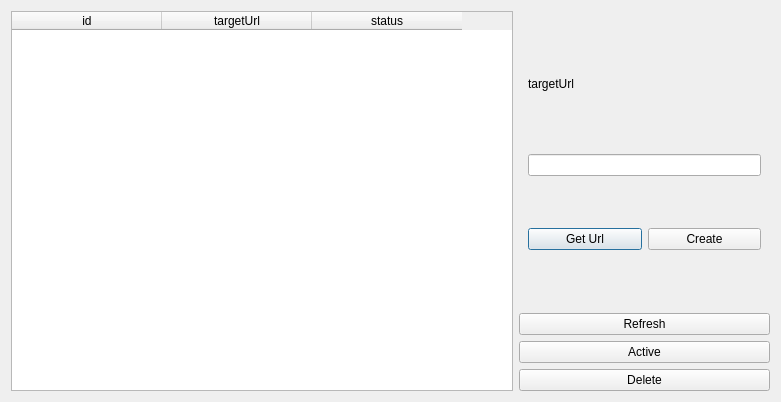
<?xml version="1.0" encoding="UTF-8"?>
<ui version="4.0">
 <class>BotWebhooksDialog</class>
 <widget class="QDialog" name="BotWebhooksDialog">
  <property name="geometry">
   <rect>
    <x>0</x>
    <y>0</y>
    <width>781</width>
    <height>402</height>
   </rect>
  </property>
  <property name="windowTitle">
   <string>Webhooks</string>
  </property>
  <layout class="QHBoxLayout" name="horizontalLayout" stretch="2,1">
   <item>
    <widget class="QTableWidget" name="tableWebhooks">
     <property name="editTriggers">
      <set>QAbstractItemView::NoEditTriggers</set>
     </property>
     <property name="selectionMode">
      <enum>QAbstractItemView::SingleSelection</enum>
     </property>
     <property name="selectionBehavior">
      <enum>QAbstractItemView::SelectRows</enum>
     </property>
     <attribute name="horizontalHeaderDefaultSectionSize">
      <number>150</number>
     </attribute>
     <attribute name="verticalHeaderVisible">
      <bool>false</bool>
     </attribute>
     <column>
      <property name="text">
       <string>id</string>
      </property>
     </column>
     <column>
      <property name="text">
       <string>targetUrl</string>
      </property>
     </column>
     <column>
      <property name="text">
       <string>status</string>
      </property>
     </column>
    </widget>
   </item>
   <item>
    <layout class="QVBoxLayout" name="verticalLayout_2" stretch="1,1">
     <item>
      <widget class="QWidget" name="widget" native="true">
       <property name="contextMenuPolicy">
        <enum>Qt::DefaultContextMenu</enum>
       </property>
       <layout class="QVBoxLayout" name="verticalLayout_3" stretch="1,1,1">
        <item>
         <widget class="QLabel" name="label">
          <property name="maximumSize">
           <size>
            <width>16777215</width>
            <height>36</height>
           </size>
          </property>
          <property name="text">
           <string>targetUrl</string>
          </property>
         </widget>
        </item>
        <item>
         <widget class="QLineEdit" name="leUrl"/>
        </item>
        <item>
         <layout class="QHBoxLayout" name="horizontalLayout_2">
          <item>
           <widget class="QPushButton" name="btnGetUrl">
            <property name="text">
             <string>Get Url</string>
            </property>
           </widget>
          </item>
          <item>
           <widget class="QPushButton" name="btnCreate">
            <property name="text">
             <string>Create</string>
            </property>
           </widget>
          </item>
         </layout>
        </item>
       </layout>
      </widget>
     </item>
     <item>
      <layout class="QVBoxLayout" name="verticalLayout">
       <item>
        <widget class="QPushButton" name="btnRefresh">
         <property name="text">
          <string>Refresh</string>
         </property>
        </widget>
       </item>
       <item>
        <widget class="QPushButton" name="btnActive">
         <property name="text">
          <string>Active</string>
         </property>
        </widget>
       </item>
       <item>
        <widget class="QPushButton" name="btnDelete">
         <property name="text">
          <string>Delete</string>
         </property>
        </widget>
       </item>
      </layout>
     </item>
    </layout>
   </item>
  </layout>
 </widget>
 <resources/>
 <connections/>
</ui>
